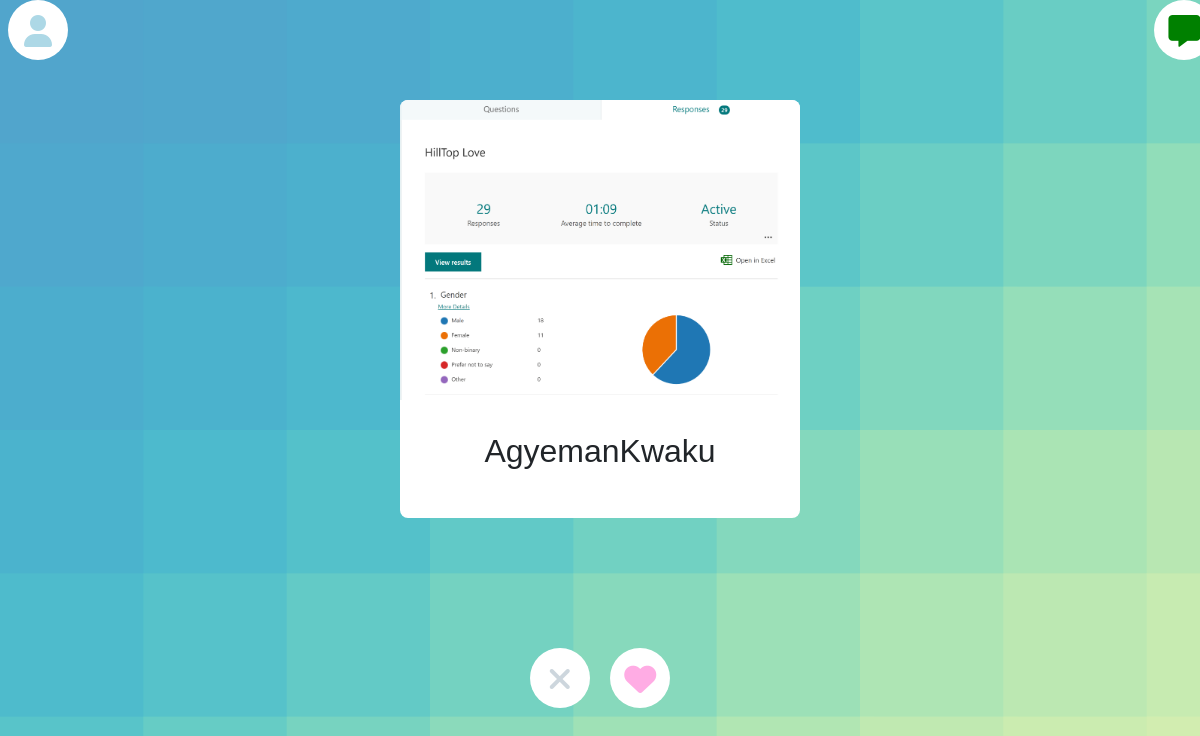
/view/swipe_page.php (signed in), run on the app's committed database.
### tables this page shows
CREATE TABLE `pictures` (
  `pic_id` int(8) NOT NULL,
  `Uid` int(80) DEFAULT NULL,
  `pic_name` varchar(100) DEFAULT NULL
);

CREATE TABLE `users` (
  `Uid` int(8) NOT NULL,
  `fname` char(50) NOT NULL,
  `lname` char(50) NOT NULL,
  `username` char(50) NOT NULL,
  `email` varchar(100) NOT NULL,
  `pass` varchar(80) NOT NULL,
  `gender` enum('m','f') NOT NULL,
  `dob` date NOT NULL,
  `class` year(4) DEFAULT NULL,
  `major` tinyint(80) DEFAULT NULL,
  `phone` varchar(15) NOT NULL,
  `twitter` varchar(150) DEFAULT NULL,
  `insta` varchar(150) DEFAULT NULL,
  `sexual_orientation` int(11) NOT NULL
);

### controllers/UserController.php (called while the page is built, shortened)
<?php
require("../classes/User.php");
function get_user_controller($id)
{
    $user_instance = new user();
    return $user_instance->getUser($id);
}
function get_partner_controller($id, $gender, $sexual_orientation)
{
    $user_instance = new User();
    return $user_instance->getPartner($id, $gender, $sexual_orientation);
}
function already_swiped_controller($Uid, $Iid)
{
    $user_instance = new User();
    return $user_instance->already_swiped($Uid, $Iid);
}

### settings/db_class.php (called while the page is built, shortened)
<?php
class db_connection
{
	public $db = null;
	public $results = null;
	function connection(){
		$this->db = mysqli_connect(SERVER, USERNAME, PASSWD, DATABASE);
		return true;
	}
	function query($query){
		$this->results = mysqli_query($this->db, $query);
		return true;
	}
	function fetch($query){
		if($this->query($query)) {
			return mysqli_fetch_all($this->results, MYSQLI_ASSOC);
		}
		return false;
	}
	function fetchOne($query){
		if($this->query($query)) {
			return mysqli_fetch_assoc($this->results);
		}
		return false;
	}
}
?>

### classes/User.php (called while the page is built, shortened)
<?php
require("../settings/db_class.php");
class User extends db_connection
{
    function getUser($id)
    {
        return $this->fetchOne("SELECT *
                                FROM users
                                INNER JOIN pictures
                                ON pictures.Uid = users.Uid
                                INNER JOIN courses
                                ON courses.course_id = users.major
                                INNER JOIN sexual_orientation
                                ON sexual_orientation.id = users.sexual_orientation
                                WHERE users.Uid = '$id'");
    }
    function getPartner($id, $gender, $sexual_orientation)
    {
        if ($sexual_orientation === '1') {
            if ($gender === 'm') {
                return $this->fetch("SELECT *
                                     FROM  users
                                     INNER JOIN pictures
                                     ON pictures.Uid = users.Uid
                                     WHERE gender = 'f' and sexual_orientation != 2 ");
            } else if ($gender === 'f') {
                return $this->fetch("SELECT *
                                     FROM  users
                                     INNER JOIN pictures
                                     ON pictures.Uid = users.Uid
                                     WHERE gender = 'm' and sexual_orientation != 2  ");
            }
        } elseif ($sexual_orientation === '3') {
            return $this->fetch("SELECT *
                                FROM  users
                                INNER JOIN pictures
                                ON pictures.Uid = users.Uid
                                WHERE users.Uid != '$id'  ");
        } elseif ($sexual_orientation === '2') {
            return $this->fetch("SELECT *
                                FROM  users
                                INNER JOIN pictures
                                ON pictures.Uid = users.Uid
                                WHERE gender = '$gender' and sexual_orientation = '$sexual_orientation' or sexual_orientation = 3 and users.Uid != '$id' ");
        } elseif ($sexual_orientation === '4') {
            return $this->fetch('SELECT *
                                FROM  users
                                INNER JOIN pictures
                                ON pictures.Uid = users.Uid
                                WHERE users.Uid != user_likes.Iid');
        }
    }
    function already_swiped($Uid, $Iid)
    {
        $db_results = $this->fetch("SELECT Uid, Iid FROM user_likes where Uid = '$Uid' and Iid = '$Iid'");
        if ($db_results)
            return true;
        else
            return false;
    }
}

### view/swipe_page.php (the view, shortened to what this page needs)
<?php
require('../controllers/UserController.php');
$user = get_user_controller($_SESSION['Uid']);
$partners = get_partner_controller($_SESSION['Uid'], $user['gender'], $user['sexual_orientation']);
?>
<!DOCTYPE html>
<html lang="en">
<head>
    <link rel="stylesheet" href="https://cdnjs.cloudflare.com/ajax/libs/font-awesome/6.0.0/css/all.min.css">
    <link rel="stylesheet" href="../css/alertify.min.css">
    <link rel="stylesheet" href="../css/bootstrap.min.css">
    <link rel="stylesheet" href="../css/swipe_page.css">
</head>
<body>
    <div class="row">
        <div class="top-buttons col-lg-4">
            <button id="profile" onclick="location.href = './profile.php';"><i class="fa-solid fa-user"></i></button>
        </div>
        <div class="col-lg-4">
        </div>
        <div class="top-buttons col-lg-4">
            <button id="message" onclick="location.href = './messages.php';"><i class="fa-solid fa-message"></i></button>
        </div>
    </div>
    <div class="tinder">
        <form class="tinder--cards">
            <?php
            foreach ($partners as $partner) {
                if (!already_swiped_controller($_SESSION['Uid'], $partner['Uid'])) {
                    $interests = get_user_interests($partner['Uid']);
                    echo
                    '<div class="tinder--card">
                <img src="../assets/avis/' . $partner['pic_name'] . '">
                <h3>' . $partner['username'] . '</h3>
                <input type="hidden" name="liked_users_id" value="' . $partner["Uid"] . '">
                <input type="hidden" name="liked_users_name" value="' . $partner["username"] . '">
                ';
                    if (!empty($interests)) {
                        echo '<p>Interests</p>';
                        foreach ($interests as $interest) {
                            echo '
                                <ul>
                                    <li>' . $interest['interest_name'] . '</li>
                                <ul>
                                ';
                        }
                        echo '</div>';
                    } else {
                        echo '</div>';
                    }
                }
            }
            ?>
        </form>
        <div class="tinder--buttons">
            <button id="nope"><i class="fa fa-remove"></i></button>
            <button id="love"><i class="fa fa-heart"></i></button>
        </div>
    </div>
</body>
</html>

### css/swipe_page.css (style rules this page uses)
*, *:before, *:after { box-sizing: border-box; padding: 0; margin: 0; }
body { background-color: #51A5CC; background-attachment: fixed; background-size: cover; overflow: hidden; font-family: sans-serif; }
.tinder { width: 100vw; height: 100vh; overflow: hidden; display: flex; flex-direction: column; position: relative; opacity: 0; transition: opacity 0.1s ease-in-out; }
.loaded.tinder { opacity: 1; }
.tinder--cards { flex-grow: 0.8; padding-top: 40px; text-align: center; display: flex; justify-content: center; z-index: 1; }
.tinder--card { display: inline-block; width: 90vw; max-width: 400px; background: #FFFFFF; padding-bottom: 40px; border-radius: 8px; overflow: hidden; position: absolute; will-change: transform; transition: all 0.3s ease-in-out; cursor: -webkit-grab; cursor: -moz-grab; cursor: grab; }
.tinder--card img { max-width: 100%; pointer-events: none; height: 300px; }
.tinder--card h3 { margin-top: 32px; font-size: 32px; padding: 0 16px; pointer-events: none; }
.tinder--buttons { flex: 0 0 100px; text-align: center; padding-top: 20px; z-index: 4; }
.tinder--buttons button { border-radius: 50%; line-height: 60px; width: 60px; border: 0; background: #FFFFFF; display: inline-block; margin: 0 8px; }
.tinder--buttons i { font-size: 32px; vertical-align: middle; }
.fa-heart { color: #FFACE4; }
.fa-remove { color: #CDD6DD; }
.fa-message { color: green; }
.fa-user { color: lightblue; }
#message { margin-left: 88%; }
.top-buttons button { border-radius: 50%; line-height: 60px; width: 60px; border: 0; background: #FFFFFF; display: inline-block; margin: 0 8px; }
.top-buttons i { font-size: 32px; vertical-align: middle; }

### data on the page
pictures: pic_name (picture), Uid.username "AgyemanKwaku"
